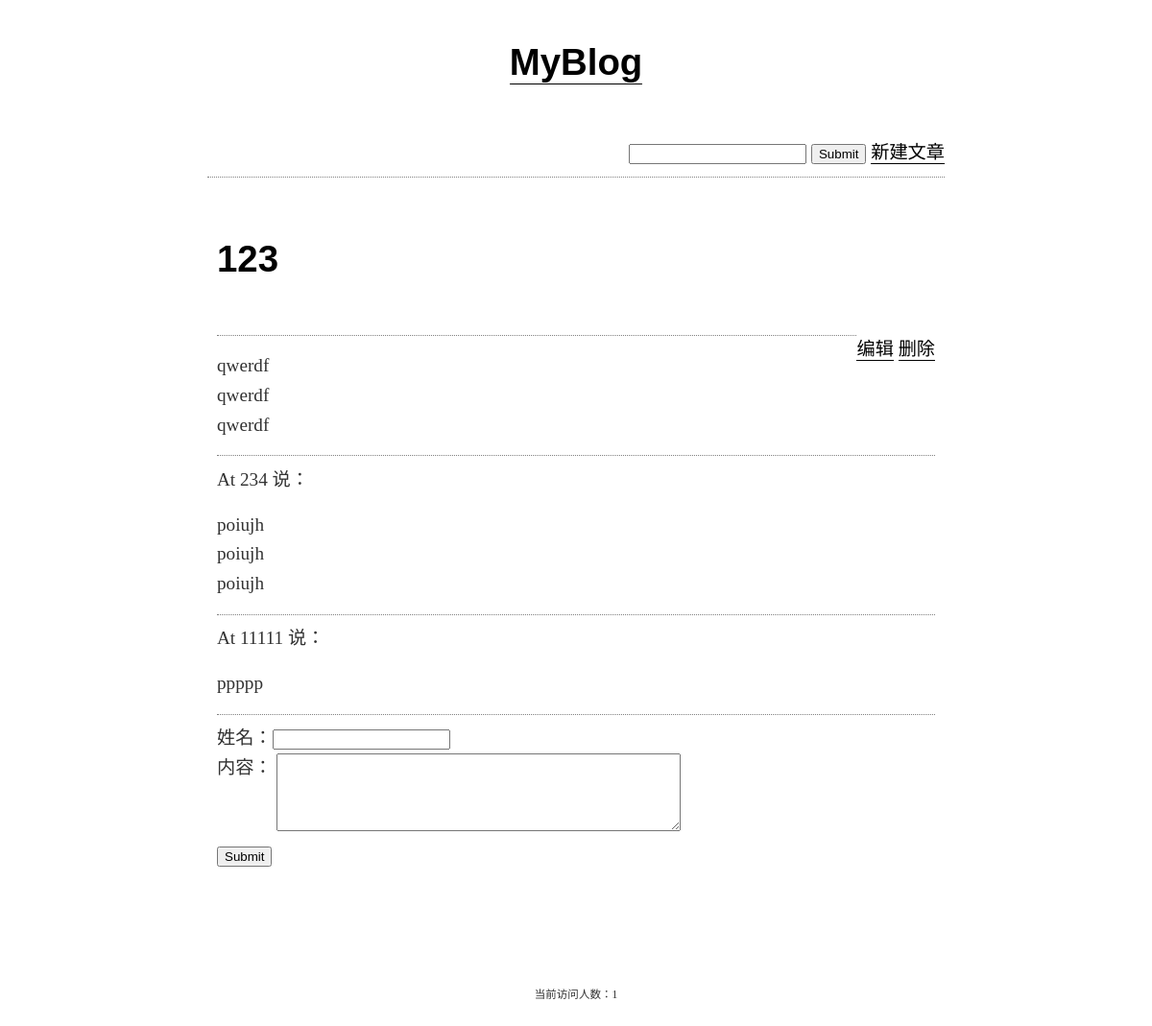
Page /post/article/ on the committed database.
### post/models.py (models this page shows)
class Article(models.Model):
    title = models.CharField(max_length=128)
    date = models.DateTimeField(auto_now_add=True)
    content = models.TextField()

class Comment(models.Model):
    aid = models.IntegerField()
    name = models.CharField(max_length=128, blank=False, null=False)
    date = models.DateTimeField(auto_now_add=True)
    content = models.TextField()

### post/helper.py (the view)
		def wrap2(request):
			key = 'Pages-%s'%request.get_full_path()
			require =  cache.get(key)
			if require:
				response = require
			else:
				cache.set(key,func(request),timeout)
				response = func(request)
			return response

### post/helper.py (called while the page is built)
def page_cache(timeout):
	def wrap1(func):
		def wrap2(request):
			key = 'Pages-%s'%request.get_full_path()
			require =  cache.get(key)
			if require:
				response = require
			else:
				cache.set(key,func(request),timeout)
				response = func(request)
			return response
		return wrap2
	return wrap1

### post/views.py (called while the page is built)
@page_cache(30)
def article(request):
    aid = int(request.GET.get('aid', 1))
    article = Article.objects.get(id=aid)
    comments = Comment.objects.filter(aid=aid)
    return render(request, 'article.html', {'article': article, 'comments': comments})

### post/templates/article.html (shortened to what this page needs)
{% extends "base.html" %}
{%block content %}
	<div class="container">
		<h1 style="text-align: left;">{{article.title}}</h1>
		<div style="float: right;">
			<a href="/post/editor/?aid={{article.id}}">编辑</a>
			<a href="/post/delete/?aid={{article.id}}">删除</a>
		</div>
		<hr>
		<div>{{article.content | linebreaks}}</div>
		<hr>
		<div>
			{% for c in comments %}
			<div>
				<div>At  {{c.name}} 说：</div>
				<div>{{c.content | linebreaks}}</div>
			</div>
			<hr>
			{% endfor %}
		</div>
		<form method="POST" action="/post/comment/">
			<div>姓名：<input type="text" name="name"></div>
			<div style="vertical-align: top;">
				<span style="vertical-align: top;">内容：</span>
				<textarea name="content" rows="5" cols="50"></textarea>
			</div>
			<input type="submit" name="发表评论">
		</form>
	</div>
{%endblock%}

### post/static/css/style.css (style rules this page uses)
html { height:100%; }
body { max-width: 768px; min-height: 100%; margin: 0 auto 0 auto; padding: 0; position: relative; font-family: "Times", "Times New Roman", serif; font-size: 1.2em; line-height: 1.6; color: #333; }
a { color: black; text-decoration: none; border-bottom: 1px solid black; padding-bottom: 1px; }
h1, h2, h3, h4 { color: black; font-family: "Helvetica", "Arial", sans-serif; font-weight: bold; padding-top: 20px; }
h1 { font-size: 2.0em; line-height: 1.0; text-align: center; margin-bottom: 60px; }
hr { border-style: none; border-top: 1px dotted gray; }
p { margin: 16px 0; }
.container { padding-bottom: 80px; }

### rows in the picture
Article: title "123", content "qwerdf qwerdf qwerdf"
Comment: name "234", content "poiujh poiujh poiujh"
Comment: name "11111", content "ppppp"
